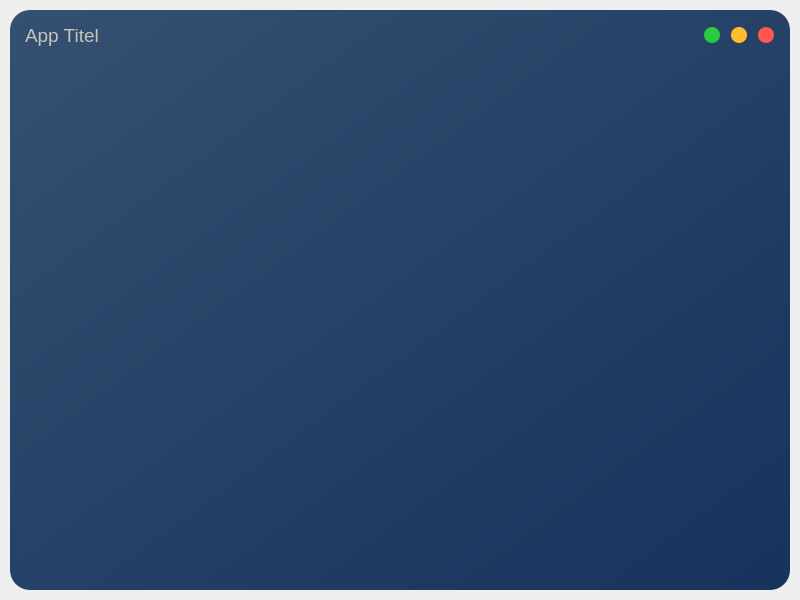
<?xml version="1.0" encoding="UTF-8"?>
<ui version="4.0">
 <class>MainWindow</class>
 <widget class="QMainWindow" name="MainWindow">
  <property name="geometry">
   <rect>
    <x>0</x>
    <y>0</y>
    <width>800</width>
    <height>600</height>
   </rect>
  </property>
  <property name="windowTitle">
   <string>MainWindow</string>
  </property>
  <widget class="QWidget" name="centralwidget">
   <layout class="QVBoxLayout" name="drop_shadow_layout">
    <property name="spacing">
     <number>0</number>
    </property>
    <property name="leftMargin">
     <number>10</number>
    </property>
    <property name="topMargin">
     <number>10</number>
    </property>
    <property name="rightMargin">
     <number>10</number>
    </property>
    <property name="bottomMargin">
     <number>10</number>
    </property>
    <item>
     <widget class="QFrame" name="drop_shadow_frame">
      <property name="styleSheet">
       <string notr="true">background-color: qlineargradient(spread:pad, x1:0, y1:0, x2:1, y2:1, stop:0 rgba(53, 80, 112, 255), stop:1 rgba(23, 50, 92, 255));
border-radius: 20px;</string>
      </property>
      <property name="frameShape">
       <enum>QFrame::NoFrame</enum>
      </property>
      <property name="frameShadow">
       <enum>QFrame::Raised</enum>
      </property>
      <layout class="QVBoxLayout" name="verticalLayout">
       <property name="spacing">
        <number>0</number>
       </property>
       <property name="leftMargin">
        <number>0</number>
       </property>
       <property name="topMargin">
        <number>0</number>
       </property>
       <property name="rightMargin">
        <number>0</number>
       </property>
       <property name="bottomMargin">
        <number>0</number>
       </property>
       <item>
        <widget class="QFrame" name="title_bar">
         <property name="maximumSize">
          <size>
           <width>16777215</width>
           <height>50</height>
          </size>
         </property>
         <property name="styleSheet">
          <string notr="true">background-color: none;</string>
         </property>
         <property name="frameShape">
          <enum>QFrame::NoFrame</enum>
         </property>
         <property name="frameShadow">
          <enum>QFrame::Raised</enum>
         </property>
         <layout class="QHBoxLayout" name="horizontalLayout">
          <property name="spacing">
           <number>0</number>
          </property>
          <property name="leftMargin">
           <number>0</number>
          </property>
          <property name="topMargin">
           <number>0</number>
          </property>
          <property name="rightMargin">
           <number>0</number>
          </property>
          <property name="bottomMargin">
           <number>0</number>
          </property>
          <item>
           <widget class="QFrame" name="frame_title">
            <property name="frameShape">
             <enum>QFrame::StyledPanel</enum>
            </property>
            <property name="frameShadow">
             <enum>QFrame::Raised</enum>
            </property>
            <layout class="QVBoxLayout" name="verticalLayout_2">
             <property name="spacing">
              <number>0</number>
             </property>
             <property name="leftMargin">
              <number>15</number>
             </property>
             <property name="topMargin">
              <number>0</number>
             </property>
             <property name="rightMargin">
              <number>0</number>
             </property>
             <property name="bottomMargin">
              <number>0</number>
             </property>
             <item>
              <widget class="QLabel" name="label_title">
               <property name="font">
                <font>
                 <family>Arial</family>
                 <pointsize>14</pointsize>
                </font>
               </property>
               <property name="styleSheet">
                <string notr="true">color: rgb(198, 197, 185);</string>
               </property>
               <property name="text">
                <string>App Titel</string>
               </property>
              </widget>
             </item>
            </layout>
           </widget>
          </item>
          <item>
           <widget class="QFrame" name="frame_btns">
            <property name="maximumSize">
             <size>
              <width>100</width>
              <height>16777215</height>
             </size>
            </property>
            <property name="frameShape">
             <enum>QFrame::StyledPanel</enum>
            </property>
            <property name="frameShadow">
             <enum>QFrame::Raised</enum>
            </property>
            <layout class="QHBoxLayout" name="horizontalLayout_2">
             <item>
              <widget class="QPushButton" name="btn_maximize">
               <property name="minimumSize">
                <size>
                 <width>16</width>
                 <height>16</height>
                </size>
               </property>
               <property name="maximumSize">
                <size>
                 <width>16</width>
                 <height>16</height>
                </size>
               </property>
               <property name="styleSheet">
                <string notr="true">QPushButton {
	border: none;
	border-radius: 8px;
	background-color: rgb(41, 201, 65);
}
QPushButton:hover {
	background-color: rgb(11, 171, 35);
}</string>
               </property>
               <property name="text">
                <string/>
               </property>
              </widget>
             </item>
             <item>
              <widget class="QPushButton" name="btn_minimize">
               <property name="minimumSize">
                <size>
                 <width>16</width>
                 <height>16</height>
                </size>
               </property>
               <property name="maximumSize">
                <size>
                 <width>16</width>
                 <height>16</height>
                </size>
               </property>
               <property name="styleSheet">
                <string notr="true">QPushButton {
	border: none;
	border-radius: 8px;
	background-color: rgb(255, 189, 45);
}
QPushButton:hover {
	background-color: rgb(225, 159, 15);
}</string>
               </property>
               <property name="text">
                <string/>
               </property>
              </widget>
             </item>
             <item>
              <widget class="QPushButton" name="btn_close">
               <property name="minimumSize">
                <size>
                 <width>16</width>
                 <height>16</height>
                </size>
               </property>
               <property name="maximumSize">
                <size>
                 <width>16</width>
                 <height>16</height>
                </size>
               </property>
               <property name="styleSheet">
                <string notr="true">QPushButton {
	border: none;
	border-radius: 8px;
	background-color: rgb(255, 86, 77);
}
QPushButton:hover {
	background-color: rgb(225, 56, 47);
}</string>
               </property>
               <property name="text">
                <string/>
               </property>
              </widget>
             </item>
            </layout>
           </widget>
          </item>
         </layout>
        </widget>
       </item>
       <item>
        <widget class="QFrame" name="content_bar">
         <property name="styleSheet">
          <string notr="true">background-color: none;</string>
         </property>
         <property name="frameShape">
          <enum>QFrame::StyledPanel</enum>
         </property>
         <property name="frameShadow">
          <enum>QFrame::Raised</enum>
         </property>
        </widget>
       </item>
       <item>
        <widget class="QFrame" name="credits_bar">
         <property name="maximumSize">
          <size>
           <width>16777215</width>
           <height>30</height>
          </size>
         </property>
         <property name="styleSheet">
          <string notr="true">background-color: none;</string>
         </property>
         <property name="frameShape">
          <enum>QFrame::NoFrame</enum>
         </property>
         <property name="frameShadow">
          <enum>QFrame::Raised</enum>
         </property>
         <layout class="QHBoxLayout" name="horizontalLayout_3">
          <property name="spacing">
           <number>0</number>
          </property>
          <property name="leftMargin">
           <number>0</number>
          </property>
          <property name="topMargin">
           <number>0</number>
          </property>
          <property name="rightMargin">
           <number>0</number>
          </property>
          <property name="bottomMargin">
           <number>0</number>
          </property>
          <item>
           <widget class="QFrame" name="frame_label_credits">
            <property name="frameShape">
             <enum>QFrame::StyledPanel</enum>
            </property>
            <property name="frameShadow">
             <enum>QFrame::Raised</enum>
            </property>
           </widget>
          </item>
          <item>
           <widget class="QFrame" name="frame_grip">
            <property name="minimumSize">
             <size>
              <width>30</width>
              <height>30</height>
             </size>
            </property>
            <property name="maximumSize">
             <size>
              <width>30</width>
              <height>30</height>
             </size>
            </property>
            <property name="frameShape">
             <enum>QFrame::StyledPanel</enum>
            </property>
            <property name="frameShadow">
             <enum>QFrame::Raised</enum>
            </property>
           </widget>
          </item>
         </layout>
        </widget>
       </item>
      </layout>
     </widget>
    </item>
   </layout>
  </widget>
 </widget>
 <resources/>
 <connections/>
</ui>
